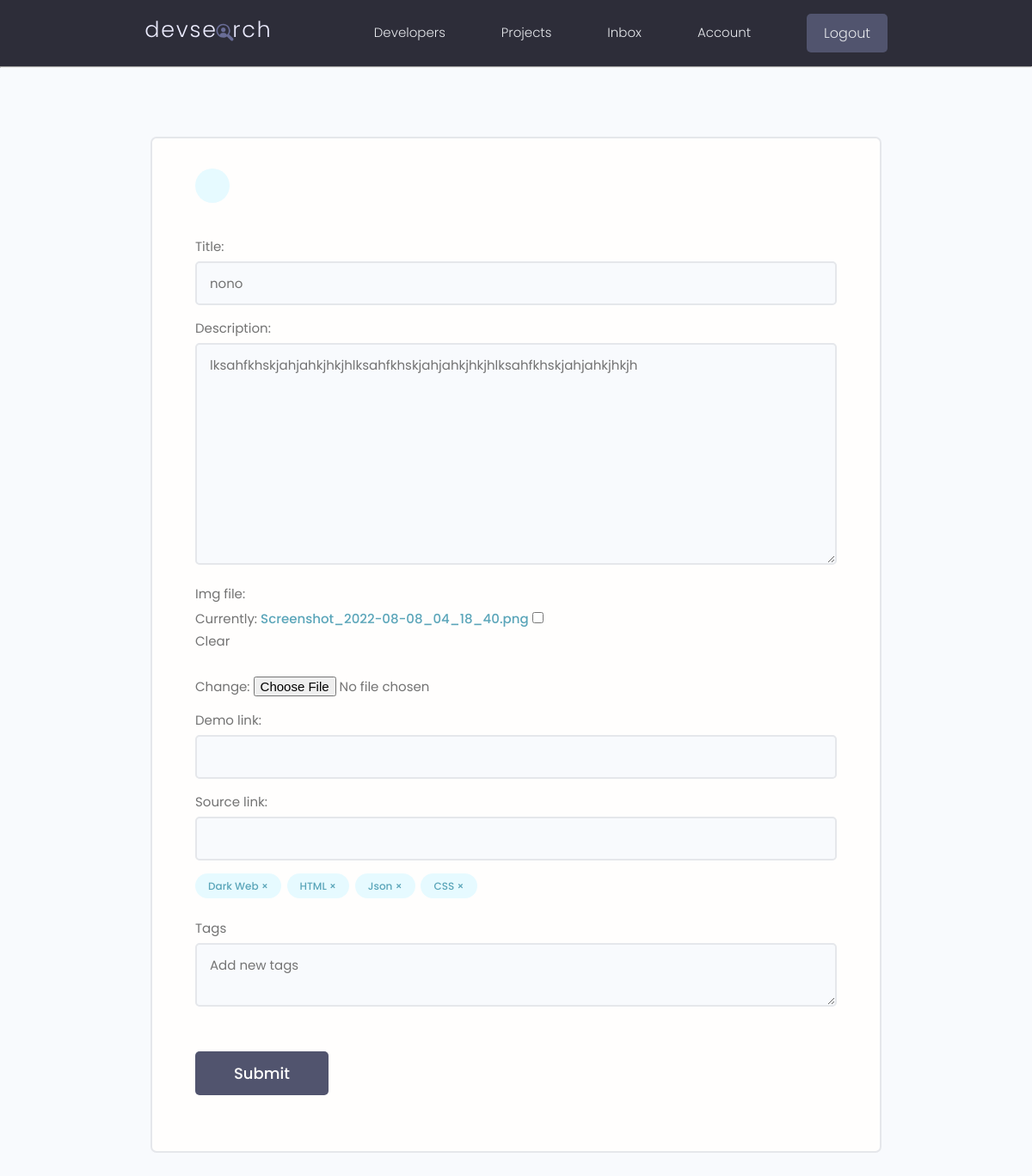
The page /projects/update-pr/2d012f72-8822-4e74-9b5d-868d944d1170 (signed in) on the database its author committed.
### projects/models.py (models this page shows, shortened)
class Project(models.Model):
    owner = models.ForeignKey(Profile, blank=True, null=True, on_delete=models.CASCADE)
    title = models.CharField(max_length=200)
    description = models.TextField(blank=True, null=True)
    img_file = models.ImageField(blank = True, null = True, default= "default.jpg")
    demo_link = models.CharField(max_length=1000, blank=True, null=True)
    source_link = models.CharField(max_length=2000, blank=True, null=True)
    vote_total = models.IntegerField(default=0, blank=True, null=True)
    vote_ratio = models.IntegerField(default=0, blank=True, null=True)
    tags = models.ManyToManyField('Tag', blank=True)
    tcreated = models.DateTimeField(auto_now_add=True)
    id = models.UUIDField(default=uuid.uuid4, unique=True,
                          primary_key=True, editable=False)
    class Meta:
        ordering = ['-vote_ratio', '-vote_total', 'title']

class Tag(models.Model):
    name = models.CharField(max_length=200)
    tcreated = models.DateTimeField(auto_now_add=True)
    id = models.UUIDField(default=uuid.uuid4, unique=True,
                          primary_key=True, editable=False)

### projects/views.py (the view, shortened to what this page needs)
# urls.py: path('update-pr/<str:pk>', views.updateProject, name='update-pr'),
@login_required(login_url='login')
def updateProject(request, pk):
    profile = request.user.profile
    proj = profile.project_set.get(id = pk)
    form = ProjectForm(instance=proj)
    return render(request, 'projects/formmaker.html', {'form': form, 'project': proj})

### projects/form.py
class ProjectForm(ModelForm):
    class Meta:
        model = Project
        fields = ['title', 'description', 'img_file', 'demo_link', 'source_link']
        widgets = {
            'tags': forms.CheckboxSelectMultiple(),
        }
    def __init__(self, *args, **kwargs):
        super(ProjectForm, self).__init__(*args, **kwargs)
        for name ,field in self.fields.items():
            field.widget.attrs.update({'class': 'input'})

### projects/templates/projects/formmaker.html (shortened to what this page needs)
{% extends 'main.html' %}
{% block content %}
<main class="formPage my-xl">
    <div class="content-box">
        <div class="formWrapper">
            <a class="backButton" href="{% url 'account' %}"></a>
            <br>
            <form class="form" action="" method="POST" enctype="multipart/form-data">
                {% for field in form %}
                <div class="form__field">
                    <label for="formInput#text">{{field.label}}: </label>
                    {{field}}
                </div>
                {% endfor %}
                <div class="form__field">
                    {% for tag in project.tags.all %}
                    <div class="project-tag tag tag--pill tag--main" data-tag="{{tag.id}}" data-project="{{project.id}}">{{tag.name}} &#215;</div>
                    {% endfor %}
                </div>
                <div class="form__field">
                    <label for="formInput#text">Tags</label>
                    <textarea class="input" name="newtags" placeholder="Add new tags"></textarea>
                </div>
                <input class="btn btn--sub btn--lg  my-md" type="submit" value="Submit" />
            </form>
        </div>
    </div>
</main>
{% endblock content %}

### static/style/app.css (style rules this page uses)
:root { --color-sub: #2d2d39; }
.btn--sub { background-color: var(--color-sub-light); }
.content-box { width: 95%; max-width: 85rem; margin: 0 auto; }
.backButton { background: var(--color-main-light); color: var(--color-main); width: 4rem; height: 4rem; display: flex; align-items: center; justify-content: center; border-radius: 50%; }
.formPage .formWrapper { list-style: none; background: var(--color-white); padding: 3.5rem 5rem; border: 2px solid var(--color-light); border-radius: 0.7rem; }

### static/uikit/styles/modules/_variables.css (style rules this page uses)
:root { --color-main: #5aa5b9; --color-main-light: #e6faff; --color-sub: #3f4156; --color-sub-light: #51546e; --color-sub-lighter: #ededfd; --color-text: #737373; --color-gray: #8b8b8b; --color-light: #e5e7eb; --color-light-gray: #767676; --color-bg: #f8fafd; --color-white: #fffefd; --color-white-light: #f3f3f3; --color-success: #359e64; --color-success-bg: #def8e8; --color-error: #fc4b0b; --color-error-bg: #fff2ee; --font-base: 'Poppins', arial, helvetica, 'Segoe UI', roboto, ubuntu, sans-serif; --font-monospace: 'Fira Code', 'Courier New', courier, monospace; --font-regular: 300; --font-medium: 500; --font-bold: 700; --generic-shadow: 1px 1px 5px #00000010; --generic-transition: all 0.3s ease-in-out; }

### static/uikit/styles/modules/_base.css (style rules this page uses)
* { margin: 0; padding: 0; box-sizing: border-box; text-rendering: optimizeLegibility; color: inherit; font-size: inherit; }
html { font-size: 50%; }
@media only screen and (min-width: 480px) { html { font-size: 56.25%; } }
@media only screen and (min-width: 1200px) { html { font-size: 62.5%; } }
body { line-height: 1.6; font-weight: 400; font-size: 1.5rem; color: var(--color-text); background-color: var(--color-bg); min-height: 100vh; }

### static/uikit/styles/modules/_typography.css (style rules this page uses)
* { font-family: var(--font-base); }
a { padding-bottom: 2px; text-decoration: none; display: inline-block; color: var(--color-main); font-weight: var(--font-medium); }

### static/uikit/styles/modules/_utilities.css (style rules this page uses)
.my-md { margin: 3rem auto; }
.my-xl { margin: 8rem auto; }

### static/uikit/styles/modules/_button.css (style rules this page uses)
.btn { display: inline-block; position: relative; cursor: pointer; background-color: var(--color-light); font-weight: var(--font-medium); color: var(--color-sub); text-decoration: none; padding: 1rem 2rem; border-radius: 0.5rem; border: none; width: -webkit-fit-content; width: -moz-fit-content; width: fit-content; height: -webkit-fit-content; height: -moz-fit-content; height: fit-content; font-size: 1.6rem; outline-width: 0; outline-color: transparent; -webkit-backface-visibility: hidden; backface-visibility: hidden; transition: all 0.3s ease-in-out; }
.btn--sub { background-color: var(--color-sub); color: var(--color-white); }
.btn--lg { font-size: 1.8rem; padding: 1.2rem 4.5rem; }

### static/uikit/styles/modules/_form.css (style rules this page uses)
.form { display: block; }
.form__field { margin-top: 1.5rem; margin-bottom: 1.5rem; }
.form__label, .form__field > label { display: block; margin-bottom: 0.5rem; color: var(--color-text); }
input.input[type='text'], input.input[type='email'], input.input[type='password'], input.input[type='number'], textarea.input { min-width: 24rem; width: 100%; padding: 1.2rem 1.5rem; border-radius: 0.5rem; border: 2px solid var(--color-light); transition: all 0.3s ease-in-out; background-color: var(--color-bg); }

### static/uikit/styles/modules/_tag.css (style rules this page uses)
.tag { display: inline-flex; align-items: center; background-color: var(--color-sub); height: -webkit-fit-content; height: -moz-fit-content; height: fit-content; width: -webkit-fit-content; width: -moz-fit-content; width: fit-content; border-radius: 0.5rem; padding: 0.5rem 1.5rem; font-size: 1.2rem; cursor: pointer; }
.tag:not(:last-child) { margin-right: 0.25rem; margin-bottom: 0.75rem; }
.tag--pill { border-radius: 5rem; }
.tag--main, .tag--main > small { background: var(--color-main-light); color: var(--color-main); font-weight: 500; }

### rows shown on the page
Project: form "nono" "lksahfkhskjahjahkjhkjhlksahfkhskjahjahkjhkjhlksahfkhskjahjahkjhkjh"
Tag: name "Dark Web"
Tag: name "HTML"
Tag: name "Json"
Tag: name "CSS"

### other values the page prints
{{ field.label }} "Title" "Description" "Img file" "Demo link" "Source link"
